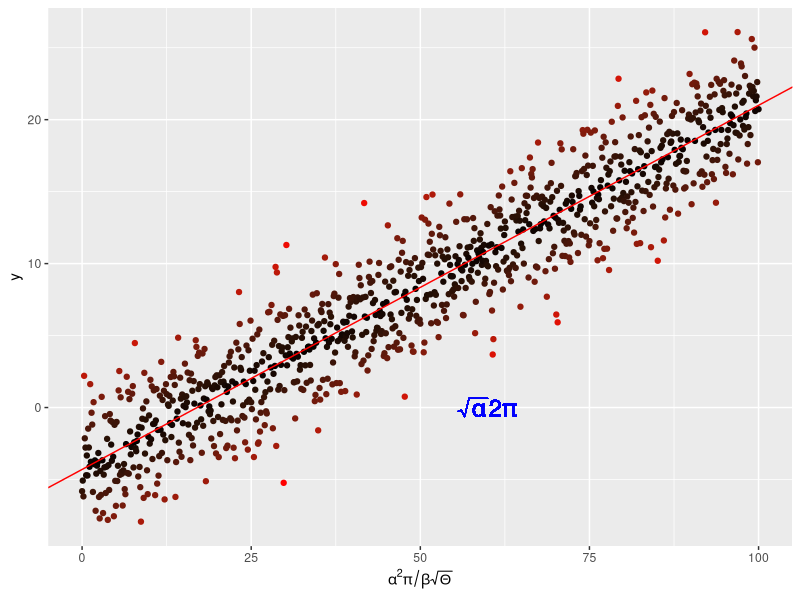

Write R code to recreate this figure.
require(ggplot2)
x <- seq(0, 100, by = 0.1)
y <- -4. + 0.25 * x +
  rnorm(length(x), mean = 0., sd = 2.5)

# and put them in a dataframe
my_data <- data.frame(x = x, y = y)

# perform a linear regression
my_lm <- summary(lm(y ~ x, data = my_data))

# plot the data
p <-  ggplot(my_data, aes(x = x, y = y,
                          colour = abs(my_lm$residual))
) +
  geom_point() +
  scale_colour_gradient(low = "black", high = "red") +
  theme(legend.position = "none") +
  scale_x_continuous(
    expression(alpha^2 * pi / beta * sqrt(Theta)))

# add the regression line
p <- p + geom_abline(
  intercept = my_lm$coefficients[1][1],
  slope = my_lm$coefficients[2][1],
  colour = "red")
# throw some math on the plot
p <- p + geom_text(aes(x = 60, y = 0,
                       label = "sqrt(alpha) * 2* pi"), 
                   parse = TRUE, size = 6, 
                   colour = "blue")

pdf("../Results/MyLinReg.pdf", 11.7, 11.7)#open blank pdf page
p
graphics.off() # alternatively using dev.off()